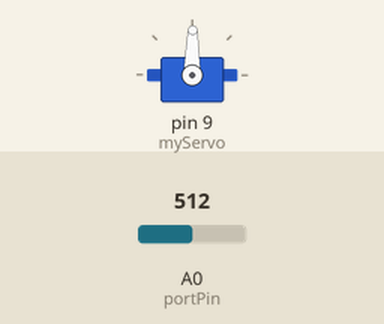
Bench run of a sketch on a simulated Arduino Uno, built with avr-gcc and run on an emulated ATmega328P. Shown: servo. The inputs (shaded band) are chosen by the test bench; at power-on: A0 (portPin) = 512. What the sketch prints to the serial monitor is not drawn.

Above: at 1.2 s.
1.3 s: A0 (portPin) set to 563
At 1.8 s:
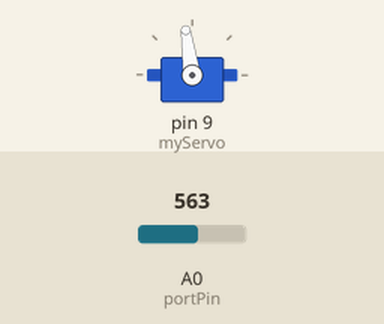
3.3 s: A0 (portPin) set to 583
At 4.1 s:
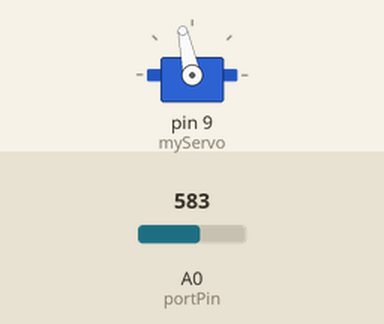
4.8 s: A0 (portPin) set to 306
At 5.8 s:
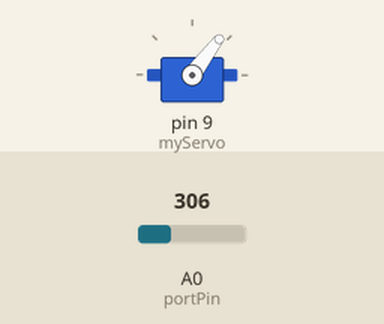
6.3 s: A0 (portPin) set to 109
At 6.9 s:
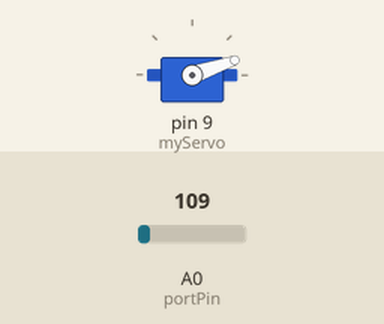
7.8 s: A0 (portPin) set to 92
At 8.6 s:
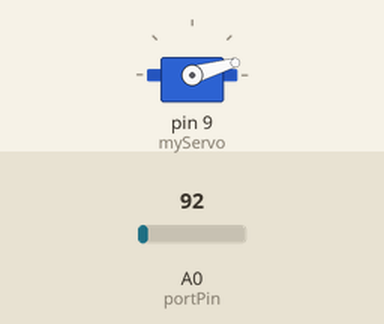
9.6 s: A0 (portPin) set to 716
At 10.0 s:
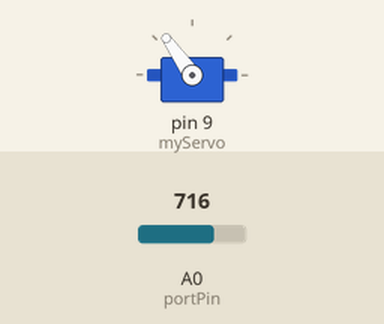
Timing chart, 0 to 12.1 s (numbered marks = the images above; inputs shaded):
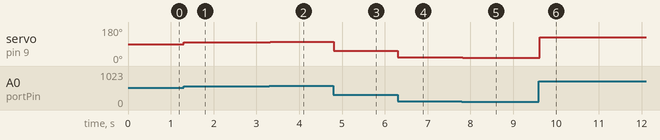

Measured:
- after the input at 1.3 s, servo on pin 9 (myServo): 89° → 98° at once
- after the input at 3.3 s, servo on pin 9 (myServo): 98° → 102° at once
- after the input at 4.8 s, servo on pin 9 (myServo): 102° → 53° at once
- after the input at 6.3 s, servo on pin 9 (myServo): 53° → 19° at once
- after the input at 7.8 s, servo on pin 9 (myServo): 19° → 16° at once
- after the input at 9.6 s, servo on pin 9 (myServo): 16° → 125° at once

The sketch:

gyro.ino
```cpp
#include <Servo.h>

Servo myServo;

int const portPin = A0;
int potVal;
int angle;

void setup()
{
    myServo.attach(9);

    Serial.begin(9600);
}
void loop()
{
    potVal = analogRead(portPin);
    Serial.print("PotVal: ");
    Serial.print(potVal);

    angle = map(potVal, 0, 1023, 0, 179);
    Serial.print("angle: ");
    Serial.print(angle);

    myServo.write(angle);
    delay(15);
}
```
